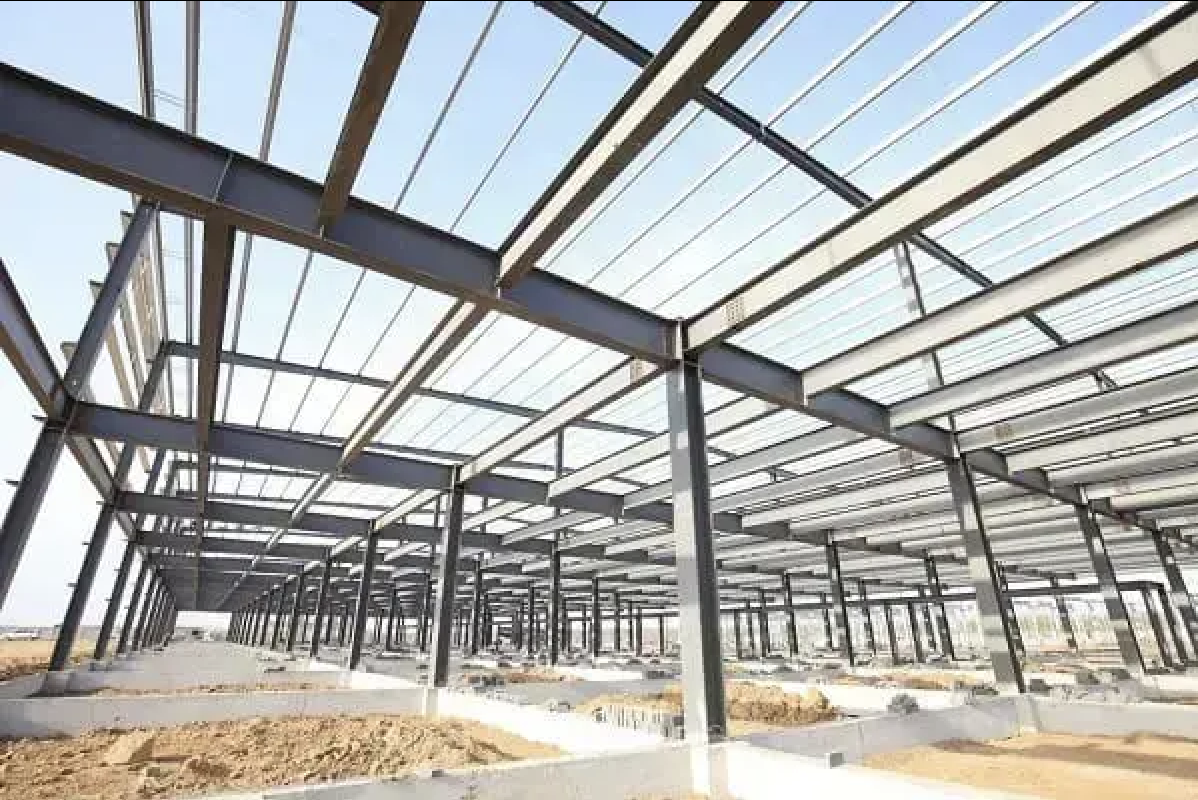
#> input picture img_line/estrutura.jpg, 1198 x 800 px; its folder holds only this picture in this run
$ python hough_line.py
#> lines starting #> are read from the running program, lines starting #| are printed output that depends on the picture; after the words box and inside, x2 and y2 are one past the last pixel; in counts of white or black regions, pixels touching at a corner belong together
import cv2
import numpy as np
import os
import math

# pasta de entrada e saída
pasta_entrada = "img_line"
pasta_saida = "resultado_line"

# cria a pasta de saída, se não existir
os.makedirs(pasta_saida, exist_ok=True)

# extensões permitidas
extensoes_validas = (".jpg", ".jpeg", ".png", ".bmp", ".webp")

# parâmetros do algoritmo
CANNY_LOW = 50
CANNY_HIGH = 150

HOUGH_RHO = 1
HOUGH_THETA = np.pi / 180
HOUGH_THRESHOLD = 80
HOUGH_MIN_LINE_LENGTH = 50
HOUGH_MAX_LINE_GAP = 10

# confiança mínima para aceitar a linha
CONFIANCA_MINIMA = 0.30


def limitar(valor, minimo=0.0, maximo=1.0):
    return max(minimo, min(maximo, valor))


def calcular_comprimento(x1, y1, x2, y2):
    return math.hypot(x2 - x1, y2 - y1)


def amostrar_pixels_linha(edges, x1, y1, x2, y2):
    """
    Retorna os valores dos pixels ao longo da linha usando interpolação discreta.
    """
    comprimento = int(max(abs(x2 - x1), abs(y2 - y1))) + 1

    xs = np.linspace(x1, x2, comprimento).astype(int)
    ys = np.linspace(y1, y2, comprimento).astype(int)

    h, w = edges.shape[:2]
    valores = []

    for x, y in zip(xs, ys):
        if 0 <= x < w and 0 <= y < h:
            valores.append(edges[y, x])

    return np.array(valores, dtype=np.uint8)


def calcular_confianca_linha(edges, x1, y1, x2, y2, largura_img, altura_img):
    """
    Estima a confiança da linha com base em:
    1. comprimento relativo
    2. cobertura de borda ao longo da linha
    3. força média da borda
    """
    comprimento = calcular_comprimento(x1, y1, x2, y2)

    diagonal = math.hypot(largura_img, altura_img)
    comprimento_relativo = comprimento / diagonal

    valores = amostrar_pixels_linha(edges, x1, y1, x2, y2)

    if len(valores) == 0:
        return 0.0

    cobertura_borda = np.mean(valores > 0)

    if np.any(valores > 0):
        forca_borda = np.mean(valores[valores > 0]) / 255.0
    else:
        forca_borda = 0.0

    confianca = (
        0.40 * comprimento_relativo +
        0.40 * cobertura_borda +
        0.20 * forca_borda
    )

    return limitar(confianca)


def remover_linhas_duplicadas(linhas, tolerancia_dist=12, tolerancia_angulo=8):
    """
    Remove linhas muito parecidas, mantendo a de maior confiança.
    Cada item da lista é um dicionário:
    {
        "x1":..., "y1":..., "x2":..., "y2":...,
        "conf":..., "angulo":...
    }
    """
    if not linhas:
        return []

    linhas = sorted(linhas, key=lambda l: l["conf"], reverse=True)
    filtradas = []

    for linha in linhas:
        duplicada = False

        for f in filtradas:
            # compara centros
            cx1 = (linha["x1"] + linha["x2"]) / 2
            cy1 = (linha["y1"] + linha["y2"]) / 2
            cx2 = (f["x1"] + f["x2"]) / 2
            cy2 = (f["y1"] + f["y2"]) / 2

            dist = math.hypot(cx1 - cx2, cy1 - cy2)
            dif_angulo = abs(linha["angulo"] - f["angulo"])

            if dist <= tolerancia_dist and dif_angulo <= tolerancia_angulo:
                duplicada = True
                break

        if not duplicada:
            filtradas.append(linha)

    return filtradas


# lista os arquivos de imagem
arquivos_imagem = [
    arquivo for arquivo in os.listdir(pasta_entrada)
    if arquivo.lower().endswith(extensoes_validas)
]

if not arquivos_imagem:
    print(f"Nenhuma imagem encontrada na pasta '{pasta_entrada}'.")
    exit()

print(f"Foram encontradas {len(arquivos_imagem)} imagem(ns).")
print()

for nome_arquivo in arquivos_imagem:
    caminho_imagem = os.path.join(pasta_entrada, nome_arquivo)

    imagem = cv2.imread(caminho_imagem)
#> imagem is the input picture: shape (800, 1198, 3); mean B, G, R 175.3, 176.9, 175.3

    if imagem is None:
        print(f"Não foi possível abrir '{caminho_imagem}'. Pulando arquivo.")
        continue

    nome_base = os.path.splitext(nome_arquivo)[0]
    altura, largura = imagem.shape[:2]
#> altura = 800; largura = 1198

    # cópia para desenhar
    resultado = imagem.copy()

    # escala de cinza
    gray = cv2.cvtColor(imagem, cv2.COLOR_BGR2GRAY)
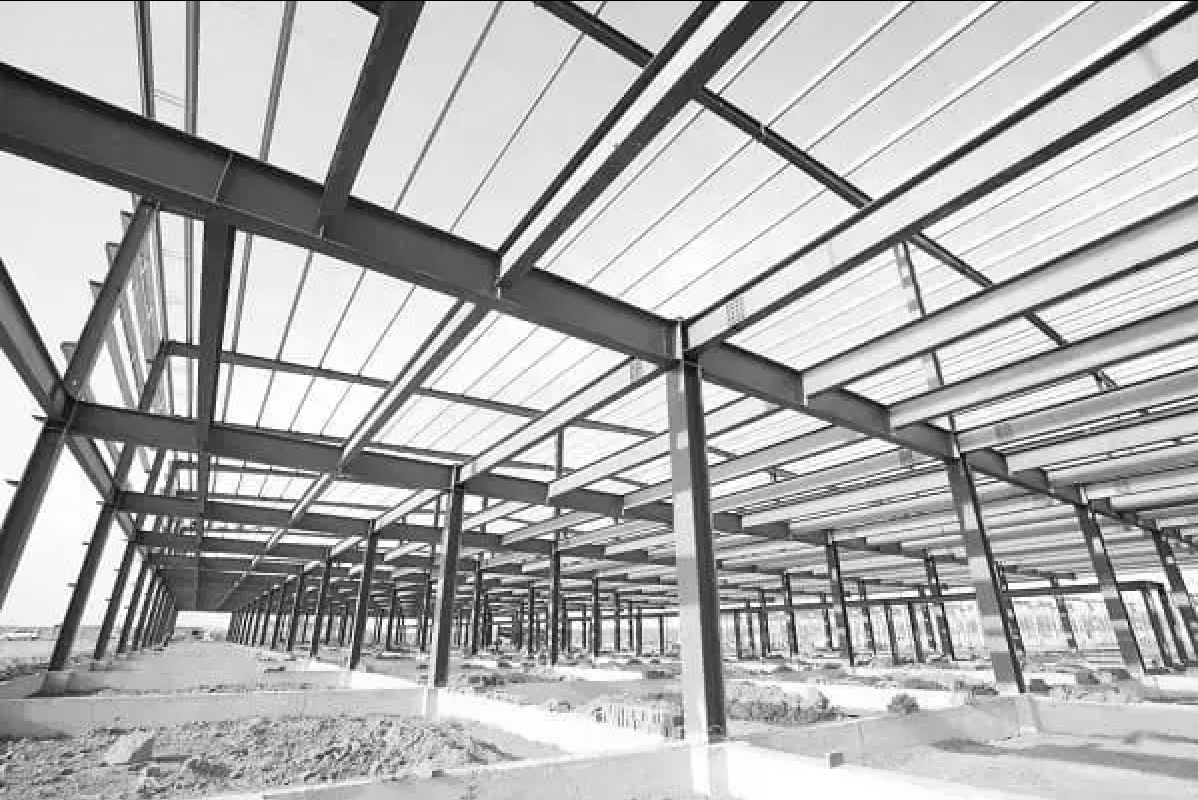
#> gray: shape (800, 1198); min 0, max 255, mean 176.2

    # suavização para reduzir ruído
    blur = cv2.GaussianBlur(gray, (5, 5), 0)

    # detector de bordas
    bordas = cv2.Canny(blur, CANNY_LOW, CANNY_HIGH)
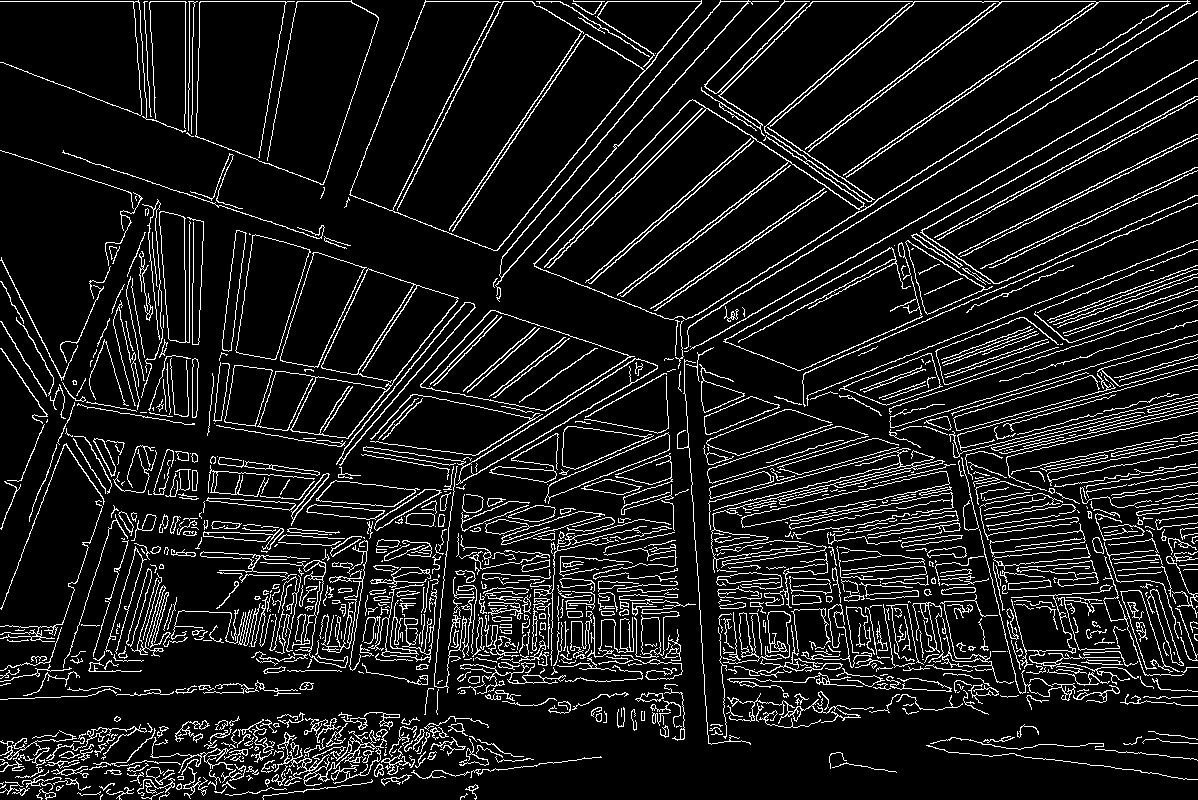
#> bordas: shape (800, 1198); 10.2% white in thin lines or dots

    # Transformada de Hough probabilística
    linhas = cv2.HoughLinesP(
        bordas,
        rho=HOUGH_RHO,
        theta=HOUGH_THETA,
        threshold=HOUGH_THRESHOLD,
        minLineLength=HOUGH_MIN_LINE_LENGTH,
        maxLineGap=HOUGH_MAX_LINE_GAP
    )
#> linhas = 742 rows, first 6: [0, 1, 351, 1], [911, 235, 1196, 78], [20, 794, 79, 735], [701, 344, 1171, 73], [544, 270, 813, 1], [583, 285, 910, 1]

    linhas_confiaveis = []

    if linhas is not None:
        for linha in linhas:
            x1, y1, x2, y2 = linha[0]

            angulo = abs(math.degrees(math.atan2(y2 - y1, x2 - x1)))
            confianca = calcular_confianca_linha(
                bordas, x1, y1, x2, y2, largura, altura
            )

            linhas_confiaveis.append({
                "x1": x1,
                "y1": y1,
                "x2": x2,
                "y2": y2,
                "conf": confianca,
                "angulo": angulo
            })
#> this loop made 742 passes
#> (x1, y1, x2, y2, angulo, comprimento_relativo in calcular_confianca_linha, cobertura_borda in calcular_confianca_linha) on passes 1 to 3: (0, 1, 351, 1, 0, 0.244, 0.952), (911, 235, 1196, 78, 28.85, 0.226, 0.353), (20, 794, 79, 735, 45, 0.0579, 0.267)

    # remove duplicadas
    linhas_confiaveis = remover_linhas_duplicadas(linhas_confiaveis)

    # filtra por confiança mínima
    linhas_finais = [
        linha for linha in linhas_confiaveis
        if linha["conf"] >= CONFIANCA_MINIMA
    ]

    # desenha as linhas encontradas
    for linha in linhas_finais:
        x1, y1, x2, y2 = linha["x1"], linha["y1"], linha["x2"], linha["y2"]
        conf = linha["conf"]

        cv2.line(resultado, (x1, y1), (x2, y2), (0, 255, 0), 2)

        texto = f"{conf:.2f}"
        tx = int((x1 + x2) / 2)
        ty = int((y1 + y2) / 2)

        cv2.putText(
            resultado,
            texto,
            (tx, ty),
            cv2.FONT_HERSHEY_SIMPLEX,
            0.45,
            (0, 0, 255),
            1,
            cv2.LINE_AA
        )
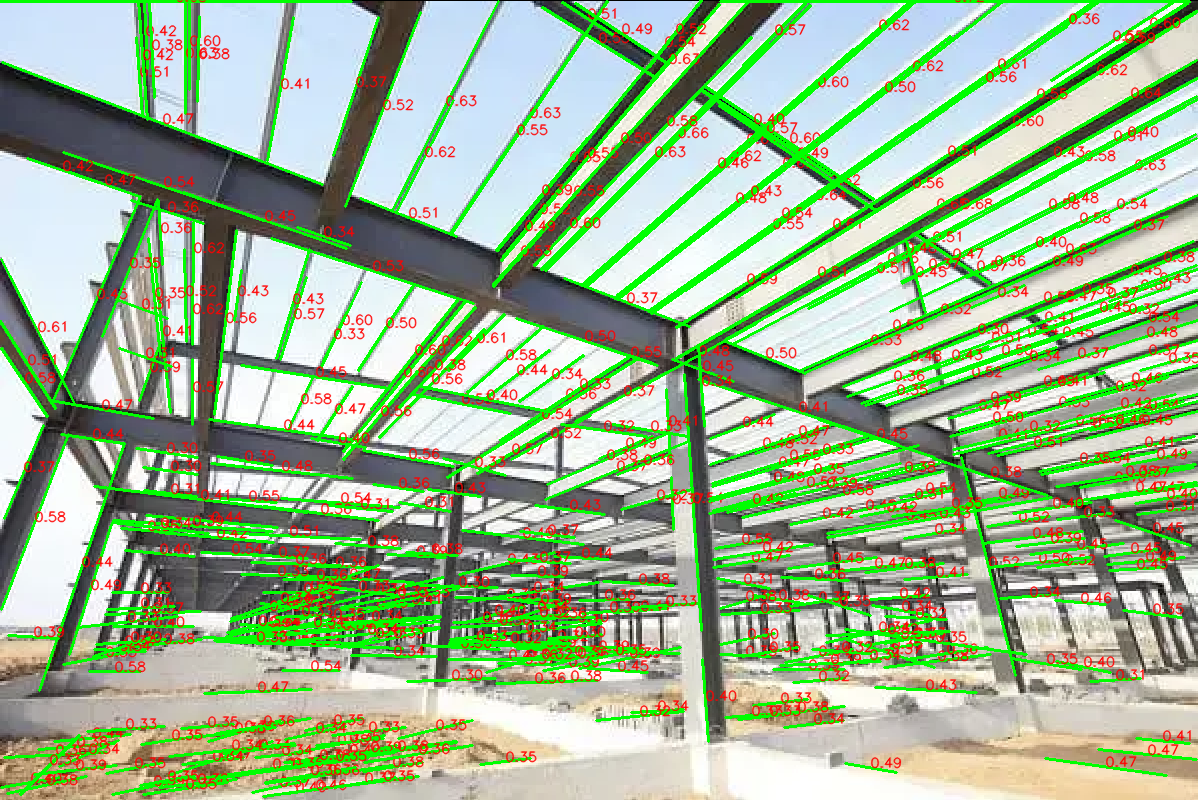
#> resultado: shape (800, 1198, 3); mean B, G, R 146.4, 183.3, 156.6

    # nomes dos arquivos de saída
    arquivo_gray = os.path.join(pasta_saida, f"{nome_base}_gray.jpg")
    arquivo_bordas = os.path.join(pasta_saida, f"{nome_base}_bordas.jpg")
    arquivo_resultado = os.path.join(pasta_saida, f"{nome_base}_resultado_hough.jpg")

    # salva resultados
    cv2.imwrite(arquivo_gray, gray)
    cv2.imwrite(arquivo_bordas, bordas)
    cv2.imwrite(arquivo_resultado, resultado)

    print(f"Imagem processada: {nome_arquivo}")
    print(f"  Linhas finais detectadas: {len(linhas_finais)}")
#|   Linhas finais detectadas: 487
    print(f"  - {arquivo_gray}")
    print(f"  - {arquivo_bordas}")
    print(f"  - {arquivo_resultado}")
    print()

print("Processamento em lote concluído.")

$ run again, on img_line/ponte.jpg
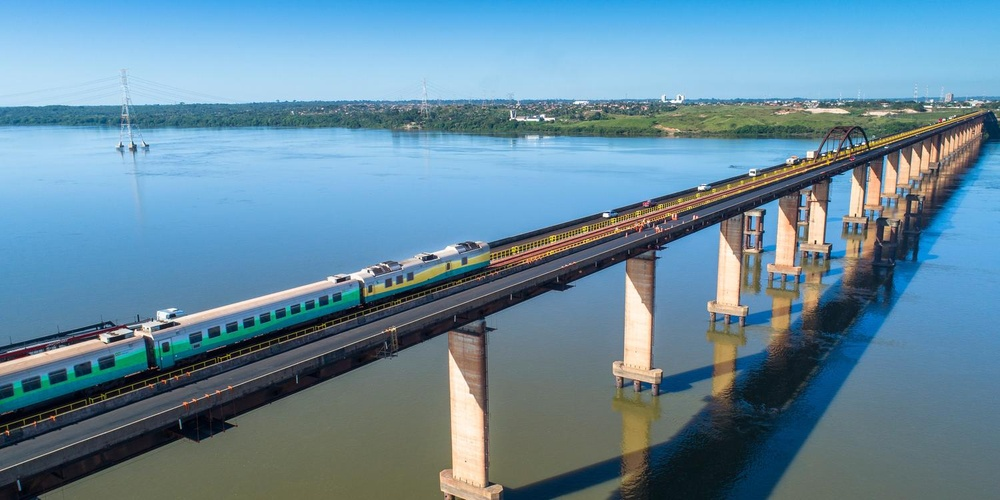
#> input picture img_line/ponte.jpg, 1000 x 500 px, shrunk from 1500 x 750 before the run
#> imagem is the input picture: shape (500, 1000, 3); mean B, G, R 157.3, 137.8, 102.6
#> `bordas = cv2.Canny(blur, CANNY_LOW, CANNY_HIGH)`:
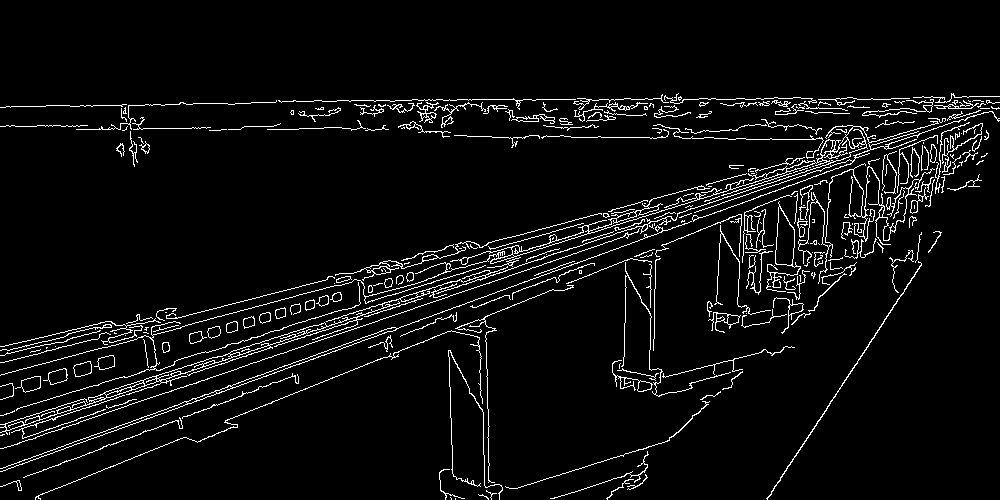
#> bordas: shape (500, 1000); 5.1% white in thin lines or dots, all inside (x1, y1, x2, y2) = (0, 93, 1000, 500)
#> linhas = 141 rows, first 6: [116, 430, 851, 163], [0, 432, 512, 266], [337, 376, 553, 289], [0, 435, 505, 271], [855, 155, 973, 115], [0, 375, 336, 285]
#> the loop `for linha in linhas:` made 141 passes
#> (x1, y1, x2, y2, angulo, comprimento_relativo in calcular_confianca_linha, cobertura_borda in calcular_confianca_linha) on passes 1 to 8: (116, 430, 851, 163, 19.96, 0.699, 0.704), (0, 432, 512, 266, 17.96, 0.481, 0.556), (337, 376, 553, 289, 21.94, 0.208, 0.719), (0, 435, 505, 271, 17.99, 0.475, 0.496), (855, 155, 973, 115, 18.73, 0.111, 0.58), (0, 375, 336, 285, 15, 0.311, 0.688), (353, 313, 518, 260, 17.81, 0.155, 0.723), (1, 468, 391, 327, 19.88, 0.371, 0.455)
#> the loop in remover_linhas_duplicadas, `for linha in linhas:` made 141 passes
#> the loop `for linha in linhas_finais:` made 113 passes
#> after the loop `for linha in linhas_finais:`:
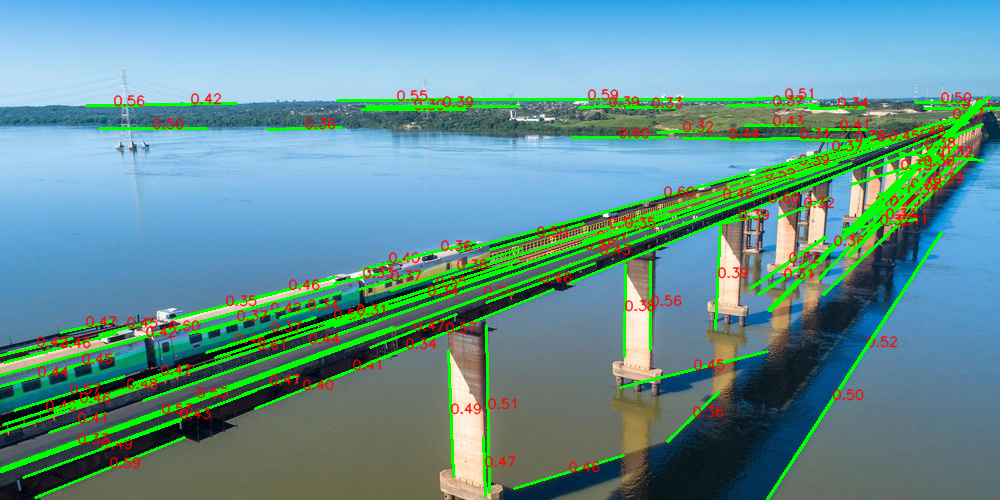
#> resultado: shape (500, 1000, 3); 11.06% of pixels changed, all inside (x1, y1, x2, y2) = (0, 88, 1000, 500)
#|   Linhas finais detectadas: 113

$ run again, on img_line/predios1.jpg
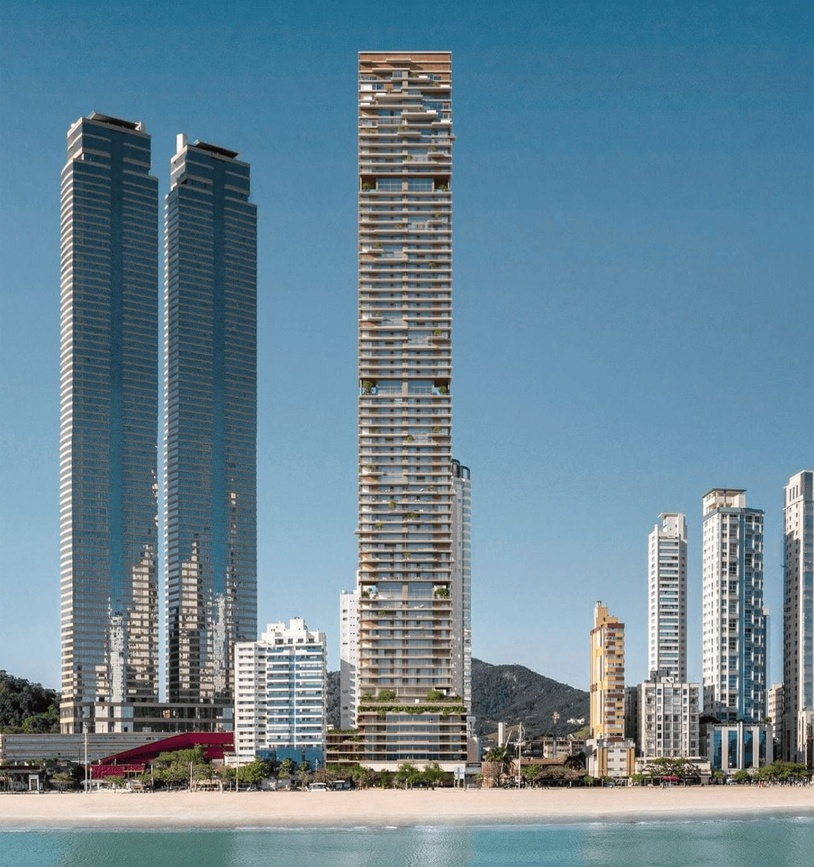
#> input picture img_line/predios1.jpg, 814 x 867 px, shrunk from 1290 x 1374 before the run
#> imagem is the input picture: shape (867, 814, 3); mean B, G, R 148.8, 134.1, 106.3
#> `bordas = cv2.Canny(blur, CANNY_LOW, CANNY_HIGH)`:
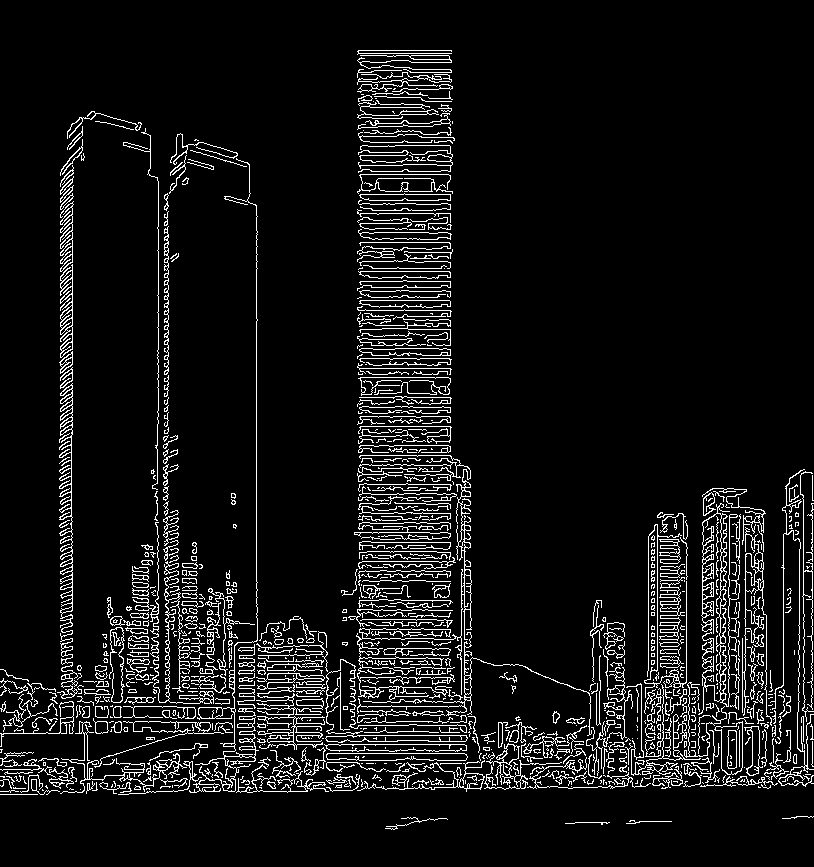
#> bordas: shape (867, 814); 7.6% white in thin lines or dots, all inside (x1, y1, x2, y2) = (0, 50, 814, 830)
#> linhas = 450 rows, first 6: [256, 617, 256, 205], [450, 179, 450, 50], [72, 434, 72, 123], [321, 706, 470, 706], [158, 740, 158, 535], [637, 726, 722, 727]
#> the loop `for linha in linhas:` made 450 passes
#> (x1, y1, x2, y2, angulo, comprimento_relativo in calcular_confianca_linha, cobertura_borda in calcular_confianca_linha) on passes 1 to 3: (256, 617, 256, 205, 90, 0.346, 0.944), (450, 179, 450, 50, 90, 0.108, 0.423), (72, 434, 72, 123, 90, 0.262, 0.785)
#> after the loop `for linha in linhas_finais:`:
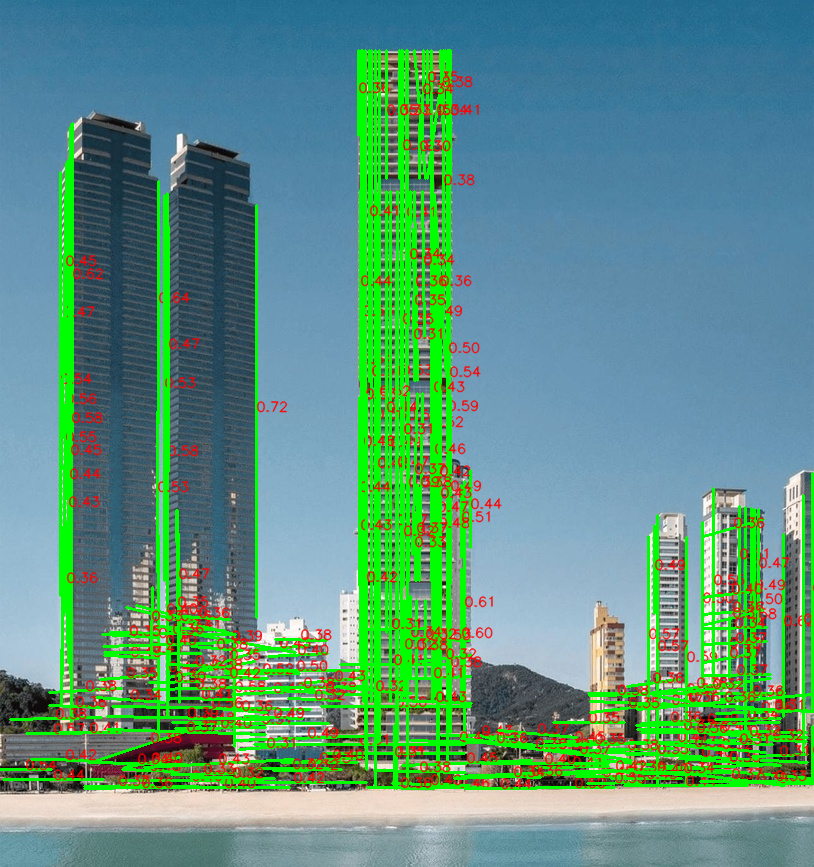
#> resultado: shape (867, 814, 3); 17.9% of pixels changed, all inside (x1, y1, x2, y2) = (0, 49, 814, 790)
#|   Linhas finais detectadas: 251
